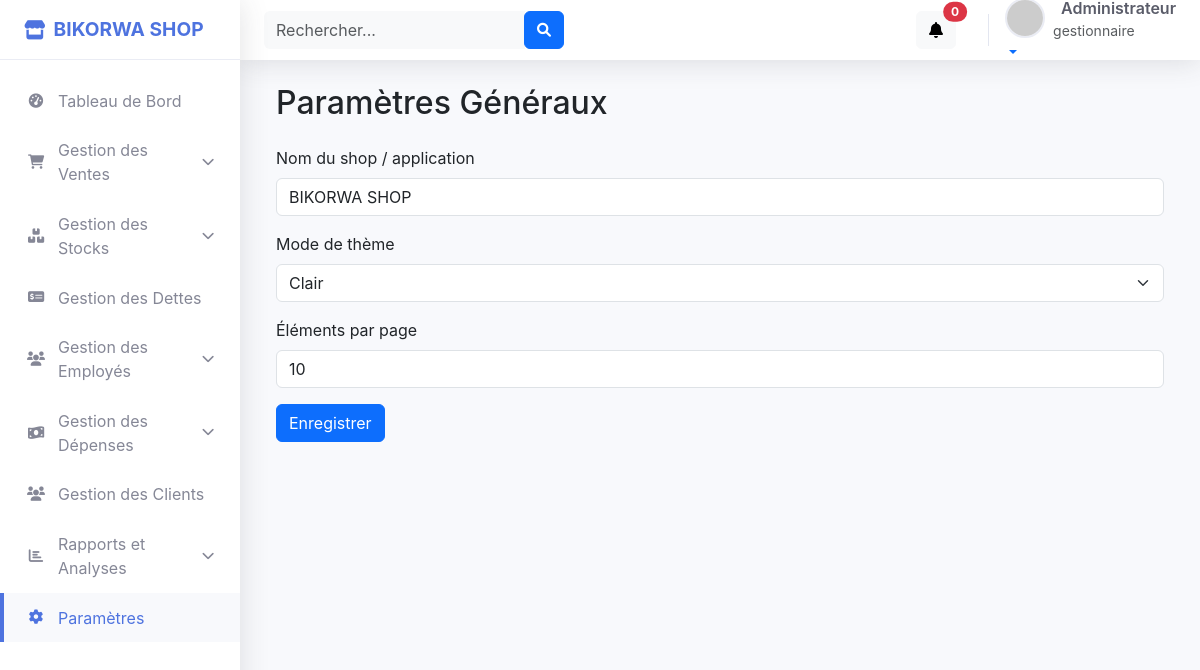
The page /Bikorwa/src/views/parametres/application.php (signed in) on the database its author committed.
### tables this page shows
CREATE TABLE IF NOT EXISTS settings (
    id INT AUTO_INCREMENT PRIMARY KEY,
    name VARCHAR(100) UNIQUE NOT NULL,
    value TEXT NOT NULL
);

### Bikorwa/src/utils/Settings.php (called while the page is built, shortened)
<?php
class Settings {
    private $conn;
    public function __construct($db) {
        $this->conn = $db;
    }
    public function get($name, $default = null) {
        $stmt = $this->conn->prepare('SELECT value FROM settings WHERE name = ?');
        $stmt->execute([$name]);
        $value = $stmt->fetchColumn();
        return $value !== false ? $value : $default;
    }
}

### Bikorwa/src/views/parametres/application.php (the view, shortened to what this page needs)
<?php
$active_page = "parametres";
require_once './../../../src/utils/Settings.php';
$database = new Database();
$pdo = $database->getConnection();
$settings = new Settings($pdo);
$current_theme = $settings->get('theme', 'light');
$shop_name = $settings->get('shop_name', APP_NAME);
$items_per_page = $settings->get('items_per_page', 10);
require_once __DIR__ . '/../layouts/header.php';
?>
<div class="container">
    <h2 class="mb-4">Paramètres Généraux</h2>
    <form id="settingsForm">
        <div class="mb-3">
            <label class="form-label" for="shop_name">Nom du shop / application</label>
            <input type="text" class="form-control" id="shop_name" name="shop_name" value="<?= htmlspecialchars($shop_name) ?>">
        </div>
        <div class="mb-3">
            <label class="form-label" for="theme">Mode de thème</label>
            <select class="form-select" id="theme" name="theme">
                <option value="light" <?= $current_theme==='light'?'selected':'' ?>>Clair</option>
            </select>
        </div>
        <div class="mb-3">
            <label class="form-label" for="items_per_page">Éléments par page</label>
            <input type="number" min="1" class="form-control" id="items_per_page" name="items_per_page" value="<?= intval($items_per_page) ?>">
        </div>
        <button type="submit" class="btn btn-primary">Enregistrer</button>
    </form>
</div>
<?php require_once __DIR__ . '/../layouts/footer.php'; ?>

### Bikorwa/src/views/layouts/header.php (shortened to what this page needs)
<?php
require_once __DIR__ . '/../utils/Settings.php';
$settingsObj = new Settings($pdo);
$theme_mode = $settingsObj->get('theme', 'light');
$app_name_setting = $settingsObj->get('shop_name', APP_NAME);
?>
<!DOCTYPE html>
<html lang="fr">
<head>
    <link href="https://cdn.jsdelivr.net/npm/bootstrap@5.3.0/dist/css/bootstrap.min.css" rel="stylesheet">
    <link href="https://cdnjs.cloudflare.com/ajax/libs/font-awesome/6.0.0/css/all.min.css" rel="stylesheet">
</head>
<body class="<?= $theme_mode === 'dark' ? 'dark-theme' : '' ?>">
    <div class="sidebar">
        <div class="sidebar-brand">
            <i class="fas fa-store me-2"></i>
            <span><?= htmlspecialchars($app_name_setting) ?></span>
        </div>
        <div class="sidebar-menu">
            <?php
            $user_role = $_SESSION['user_role'] ?? 'receptionniste';
            $dashboard_url = ($user_role === 'receptionniste')
                ? BASE_URL . '/src/views/dashboard/receptionniste.php'
                : BASE_URL . '/src/views/dashboard/index.php';
            ?>
            <a href="<?php echo $dashboard_url; ?>" class="sidebar-item <?php echo $active_page == 'dashboard' ? 'active' : ''; ?>">
                <i class="fas fa-tachometer-alt"></i>
                <span>Tableau de Bord</span>
            </a>
            <div class="sidebar-dropdown">
                <a href="#" class="sidebar-item <?php echo $active_page == 'ventes' ? 'active' : ''; ?>" data-bs-toggle="collapse" data-bs-target="#venteSubMenu" aria-expanded="false">
                    <i class="fas fa-shopping-cart"></i>
                    <span>Gestion des Ventes</span>
                    <i class="fas fa-chevron-down ms-auto"></i>
                </a>
            </div>
            <div class="sidebar-dropdown">
                <a href="#" class="sidebar-item <?php echo $active_page == 'stock' ? 'active' : ''; ?>" data-bs-toggle="collapse" data-bs-target="#stockSubMenu" aria-expanded="false">
                    <i class="fas fa-boxes"></i>
                    <span>Gestion des Stocks</span>
                    <i class="fas fa-chevron-down ms-auto"></i>
                </a>
            </div>
            <a href="<?php echo BASE_URL; ?>/src/views/dettes/index.php" class="sidebar-item <?php echo $active_page == 'dettes' ? 'active' : ''; ?>">
                <i class="fas fa-money-check-alt"></i>
                <span>Gestion des Dettes</span>
            </a>
            <?php if ($user_role === 'gestionnaire'): ?>
            <div class="sidebar-dropdown">
                <a href="#" class="sidebar-item <?php echo $active_page == 'employes' ? 'active' : ''; ?>" data-bs-toggle="collapse" data-bs-target="#employesSubMenu" aria-expanded="false">
                    <i class="fas fa-users"></i>
                    <span>Gestion des Employés</span>
                    <i class="fas fa-chevron-down ms-auto"></i>
                </a>
            </div>
            <?php endif; ?>
            <div class="sidebar-dropdown">
                <a href="#" class="sidebar-item <?php echo in_array($active_page, ['depenses-jour', 'depenses-historique']) ? 'active' : ''; ?>" data-bs-toggle="collapse" data-bs-target="#depensesSubMenu" aria-expanded="false">
                    <i class="fas fa-money-bill-wave"></i>
                    <span>Gestion des Dépenses</span>
                    <i class="fas fa-chevron-down ms-auto"></i>
                </a>
            </div>
            <a href="<?php echo BASE_URL; ?>/src/views/clients/index.php" class="sidebar-item <?php echo $active_page == 'clients' ? 'active' : ''; ?>">
                <i class="fas fa-users"></i>
                <span>Gestion des Clients</span>
            </a>
            <?php if ($user_role === 'gestionnaire'): ?>
            <div class="sidebar-dropdown">
                <a href="#" class="sidebar-item <?php echo $active_page == 'rapports' ? 'active' : ''; ?>" data-bs-toggle="collapse" data-bs-target="#rapportsSubMenu" aria-expanded="false">
                    <i class="fas fa-chart-bar"></i>
                    <span>Rapports et Analyses</span>
                    <i class="fas fa-chevron-down ms-auto"></i>
                </a>
            </div>
            <a href="<?php echo BASE_URL; ?>/src/views/parametres/application.php" class="sidebar-item <?php echo $active_page == 'parametres' ? 'active' : ''; ?>">
                <i class="fas fa-cog"></i>
                <span>Paramètres</span>
            </a>
            <?php endif; ?>
        </div>
    </div>
    <div class="topbar">
        <div class="topbar-search d-none d-md-block">
            <div class="input-group">
                <input type="text" class="form-control bg-light border-0 small" placeholder="Rechercher...">
                <div class="input-group-append">
                    <button class="btn btn-primary" type="button">
                        <i class="fas fa-search fa-sm"></i>
                    </button>
                </div>
            </div>
        </div>
        <div class="d-flex align-items-center">
            <div class="position-relative">
                <a href="#" id="notificationBell" class="btn btn-light position-relative me-3">
                    <i class="fas fa-bell"></i>
                    <span class="position-absolute top-0 start-100 translate-middle badge rounded-pill bg-danger">
                        0
                    </span>
                </a>
            </div>
            <div class="dropdown">
                <a class="dropdown-toggle text-decoration-none" href="#" role="button" data-bs-toggle="dropdown" aria-expanded="false">
                    <div class="topbar-user">
                        <img src="https://ui-avatars.com/api/?name=<?php echo urlencode($_SESSION['user_name'] ?? 'User'); ?>&background=4e73df&color=fff" alt="User Avatar" class="topbar-user-avatar">
                        <div class="ms-2 d-none d-lg-inline">
                            <div class="topbar-user-name"><?php echo htmlspecialchars($_SESSION['user_name'] ?? 'User'); ?></div>
                            <div class="text-muted small"><?php echo htmlspecialchars($_SESSION['user_role'] ?? 'Role'); ?></div>
                        </div>
                    </div>
                </a>
            </div>
        </div>
    </div>
    <div class="main-content">

### Bikorwa/src/views/layouts/header.php (style rules this page uses)
:root { --primary: #4e73df; --primary-light: #f8f9fc; --secondary: #858796; --success: #1cc88a; --info: #36b9cc; --warning: #f6c23e; --danger: #e74a3b; --light: #f8f9fc; --dark: #5a5c69; --sidebar-width: 240px; --topbar-height: 60px; --shadow: 0 0.15rem 1.75rem 0 rgba(58, 59, 69, 0.15); }
body { background-color: var(--light); font-family: 'Nunito', -apple-system, BlinkMacSystemFont, 'Segoe UI', Roboto, 'Helvetica Neue', Arial, sans-serif; }
.sidebar { position: fixed; top: 0; left: 0; width: var(--sidebar-width); height: 100vh; background-color: white; box-shadow: var(--shadow); z-index: 100; transition: all 0.3s; overflow-y: auto; }
.sidebar-brand { height: var(--topbar-height); display: flex; align-items: center; padding: 0 1.5rem; background-color: white; color: var(--primary); font-weight: 700; font-size: 1.2rem; border-bottom: 1px solid #eaecf4; }
.sidebar-menu { padding: 1rem 0; }
.sidebar-item { position: relative; display: flex; align-items: center; padding: 0.8rem 1.5rem; color: var(--secondary); text-decoration: none; transition: all 0.2s; }
.sidebar-item > i:first-child { flex: 0 0 24px; text-align: center; margin-right: 10px; font-size: 0.9rem; }
.sidebar-item > span { flex: 1; text-align: left; }
.sidebar-item > .fa-chevron-down { flex: 0 0 16px; text-align: center; margin-left: 10px; font-size: 0.8rem; }
.sidebar-item:hover, .sidebar-item.active { color: var(--primary); background-color: var(--primary-light); border-left: 4px solid var(--primary); padding-left: calc(1.5rem - 4px); }
.topbar { position: fixed; top: 0; right: 0; left: var(--sidebar-width); height: var(--topbar-height); background-color: white; box-shadow: var(--shadow); z-index: 99; display: flex; align-items: center; justify-content: space-between; padding: 0 1.5rem; }
.topbar-search { width: 300px; }
.topbar-user { display: flex; align-items: center; }
.topbar-user-avatar { width: 40px; height: 40px; border-radius: 50%; object-fit: cover; border: 2px solid #eaecf4; }
.topbar-user-name { margin-left: 0.5rem; font-weight: 600; color: var(--dark); }
.main-content { margin-left: var(--sidebar-width); margin-top: var(--topbar-height); padding: 1.5rem; }

### rows shown on the page
settings: value "BIKORWA SHOP", shop_name "BIKORWA SHOP"
settings: theme "Clair"

### other values the page prints
$_SESSION['user_role'] "gestionnaire"
